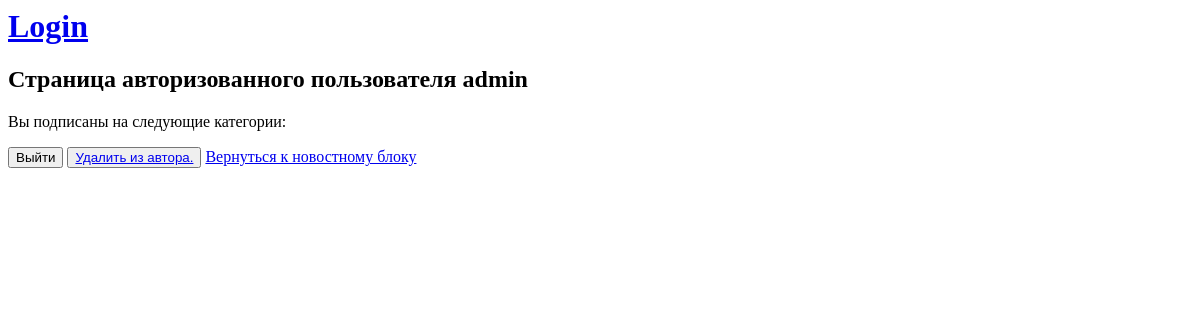
Before: /news/profile/ (signed in) with the older database file.
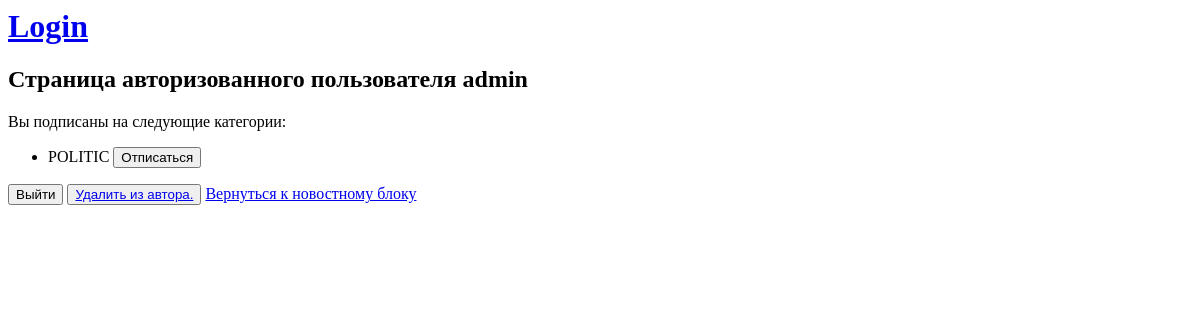
After: the same page with the newer database file.
### news/models.py (models this page shows, shortened)
class CatSub(models.Model):
    category = models.ForeignKey(Category, on_delete=models.CASCADE, blank=True, null=True)
    subscriber = models.ForeignKey(User, on_delete=models.CASCADE, blank=True, null=True)
    def get_user(self):
        return self.subscriber
    def get_category(self):
        return self.category.name
    def get_cat(self):
        return self.category

class Category(models.Model):
    name = models.CharField(max_length=255, unique=True)
    subscribers = models.ManyToManyField(User, through='CatSub', blank=True)

### news/views.py (the view)
# urls.py: path('profile/', ProfileView.as_view(), name='profile'),
class ProfileView(ListView):
    model = CatSub
    template_name = 'profile.html'
    context_object_name = 'categories'

### templates/profile.html
{% extends "main.html" %}
{% block content %}
<h2>Страница авторизованного пользователя {{request.user.username}}</h2>
<div>
    Вы подписаны на следующие категории:
    <ul>
        {% for category in categories %}
            <li>
            {% if request.user == category.get_user %}
                {{category.get_category}}
                <a href="{% url 'unsubscr_category' category.get_cat.id %}">
                <button>
                    Отписаться
                </button>
                </a>
            </li>
            {%endif%}
        {%endfor%}
    </ul>
</div>
<a href="{% url 'logout' %}"><button> Выйти</button></a>
{% if is_not_author %}
<button> <a href="sign/upgrade/"> Стать автором. </a> </button>
{% else %}
<button> <a href="sign/upgrade/"> Удалить из автора. </a> </button>
{% endif %}
{% endblock %}

Changed rows visible on the page:
added CatSub: get_category "POLITIC"
